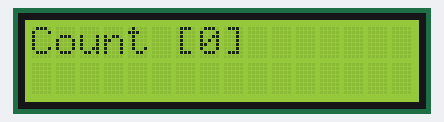
Recording of a sketch running on a simulated Arduino Uno, built with avr-gcc and run on an emulated ATmega328P. Parts: 16×2 character LCD.

Above: at 0.38 s.
At 4.89 s:
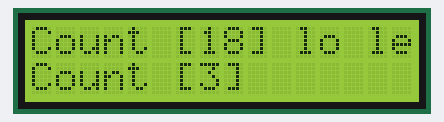
At 9.89 s:
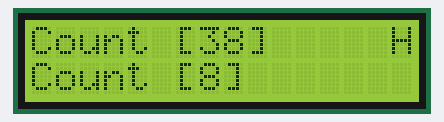
At 19.89 s:
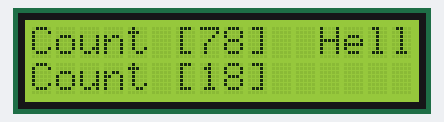
At 29.89 s:
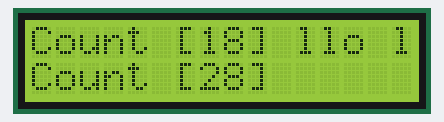
At 39.64 s:
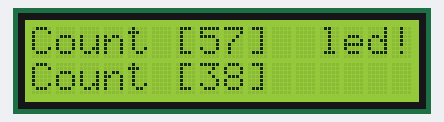

The sketch:

R4_MyMillis.ino
```cpp
#include <Wire.h>
#include <LiquidCrystal_I2C.h>
#include "MyMillis.h"

char data[32] = { '\0' };
int lcdColumns = 16;
int lcdRows = 2;
LiquidCrystal_I2C lcd(0x27, lcdColumns, lcdRows);
MyMillis interval_1(250);
MyMillis interval_2(1000);
MyMillis scroll(500);
int count_1 = 0;
int count_2 = 0;

int pos = 0;
String scrollMessage = "Hello led!!!";

void printCount(int posY, int& c) {
  lcd.setCursor(0, posY);
  if (c > 99) {
    c = 0;
    sprintf(data, "Count [%d] ", c);
  } else {
    sprintf(data, "Count [%d]", c);
  }
  lcd.print(data);
  c++;
}

void setup() {
  lcd.init();
  lcd.backlight();
  lcd.clear();
  scrollMessageInit(scrollMessage, 5);
}

void loop() {
  interval_1.tic(printCount, 0, count_1);
  interval_2.tic(printCount, 1, count_2);
  scroll.tic(scrollText, 0, scrollMessage, 5);
}

void scrollMessageInit(String& message, int lcdColumns) {
  for (int i = 0; i < lcdColumns; i++) {
    message = " " + message;
  }
}

void scrollText(int row, String message, int lcdColumns) {
  if (pos >= message.length()) {

    pos = 0;
  }
  message = message + " ";
  lcd.setCursor(11, row);
  lcd.print(message.substring(pos, pos + lcdColumns));
  pos++;
}
```

MyMillis.cpp
```cpp
#include "MyMillis.h"
MyMillis::MyMillis(unsigned long interval_){
  this->interval = interval_;
}

bool MyMillis::tic_(){
  unsigned long current = millis();

  if (current - previous >= interval){
    previous = current;
    state = true;
  }
  return state;
}
void MyMillis::tic(void (*prnt)(void)){
  if(tic_()){
    prnt();
    state = false;
  }
}

void MyMillis::tic(void (*prnt)(int, int&), int i, int& c){
  if(tic_()){
    prnt(i, c);
    state = false;
  }
}

void MyMillis::tic(void(*prnt)(int , String , int l), int row, String message, int lcdColumns){
  if(tic_()){
    prnt(row, message, lcdColumns);
    state = false;
  }
}
```

MyMillis.h
```cpp
#ifndef _MYMILLIS_H
#define _MYMILLIS_H
#include <Arduino.h>

class MyMillis{
  public:
    MyMillis(unsigned long interval_);
    void tic(void (*prnt)(void));
    void tic(void (*prnt)(int, int&), int i, int& c);
    void tic(void(*prnt)(int , String, int l), int row, String message, int lcdColumns);
  private:
    bool tic_();
    bool state = false;
    long interval;
    unsigned long previous = 0;
};

#endif
```
